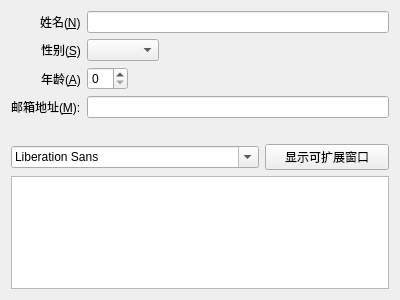
<?xml version="1.0" encoding="UTF-8"?>
<ui version="4.0">
 <class>MyWidget</class>
 <widget class="QWidget" name="MyWidget">
  <property name="geometry">
   <rect>
    <x>0</x>
    <y>0</y>
    <width>400</width>
    <height>300</height>
   </rect>
  </property>
  <property name="minimumSize">
   <size>
    <width>200</width>
    <height>150</height>
   </size>
  </property>
  <property name="maximumSize">
   <size>
    <width>500</width>
    <height>350</height>
   </size>
  </property>
  <property name="windowTitle">
   <string>MyWidget</string>
  </property>
  <layout class="QVBoxLayout" name="verticalLayout">
   <property name="sizeConstraint">
    <enum>QLayout::SetDefaultConstraint</enum>
   </property>
   <item>
    <layout class="QFormLayout" name="formLayout">
     <property name="fieldGrowthPolicy">
      <enum>QFormLayout::ExpandingFieldsGrow</enum>
     </property>
     <property name="labelAlignment">
      <set>Qt::AlignRight|Qt::AlignTrailing|Qt::AlignVCenter</set>
     </property>
     <item row="0" column="0">
      <widget class="QLabel" name="nLabel">
       <property name="text">
        <string>姓名(&amp;N)</string>
       </property>
       <property name="buddy">
        <cstring>nLineEdit</cstring>
       </property>
      </widget>
     </item>
     <item row="0" column="1">
      <widget class="QLineEdit" name="nLineEdit"/>
     </item>
     <item row="1" column="0">
      <widget class="QLabel" name="sLabel">
       <property name="text">
        <string>性别(&amp;S)</string>
       </property>
       <property name="buddy">
        <cstring>sComboBox</cstring>
       </property>
      </widget>
     </item>
     <item row="1" column="1">
      <widget class="QComboBox" name="sComboBox"/>
     </item>
     <item row="2" column="0">
      <widget class="QLabel" name="aLabel">
       <property name="text">
        <string>年龄(&amp;A)</string>
       </property>
       <property name="buddy">
        <cstring>aSpinBox</cstring>
       </property>
      </widget>
     </item>
     <item row="2" column="1">
      <widget class="QSpinBox" name="aSpinBox"/>
     </item>
     <item row="3" column="0">
      <widget class="QLabel" name="mLabel">
       <property name="text">
        <string>邮箱地址(&amp;M):</string>
       </property>
       <property name="buddy">
        <cstring>mLineEdit</cstring>
       </property>
      </widget>
     </item>
     <item row="3" column="1">
      <widget class="QLineEdit" name="mLineEdit"/>
     </item>
    </layout>
   </item>
   <item>
    <spacer name="verticalSpacer">
     <property name="orientation">
      <enum>Qt::Vertical</enum>
     </property>
     <property name="sizeHint" stdset="0">
      <size>
       <width>20</width>
       <height>100</height>
      </size>
     </property>
    </spacer>
   </item>
   <item>
    <layout class="QHBoxLayout" name="horizontalLayout" stretch="2,1">
     <item>
      <widget class="QFontComboBox" name="fontComboBox"/>
     </item>
     <item>
      <widget class="QPushButton" name="pushButton">
       <property name="text">
        <string>显示可扩展窗口</string>
       </property>
       <property name="checkable">
        <bool>true</bool>
       </property>
      </widget>
     </item>
    </layout>
   </item>
   <item>
    <widget class="QTextEdit" name="textEdit"/>
   </item>
  </layout>
 </widget>
 <layoutdefault spacing="6" margin="11"/>
 <resources/>
 <connections/>
</ui>
